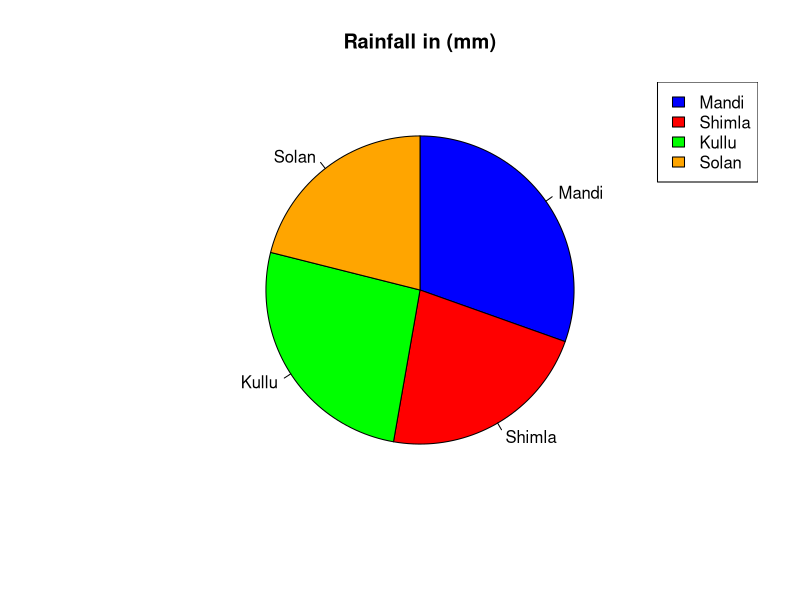

This figure's R source:
# Syntax
# pie(x, labels, radius, main, col, clockwise)

# x- vector of data

# Optional paramters
# labels- description of pies
# radius- radius of pie (-1<=r<=1)
# main- title of chart
# col- color pallete
# clockwise- logical value indicating order of pies

# Create data for the graph.
rain <- c(221, 162, 190, 153)
labels <- c("Mandi", "Shimla", "Kullu", "Solan")

# Create a file
png(file = "pie_chart.jpg")

# Plot the chart
pie(rain,labels, main="Rainfall in (mm)", clockwise = TRUE, col=c("Blue","red","green","orange"))

# To insert a Legend (Optional)
legend("topright", c("Mandi", "Shimla", "Kullu", "Solan"), cex = 1, fill = c("Blue","red","green","orange"))

# Save the file
dev.off()